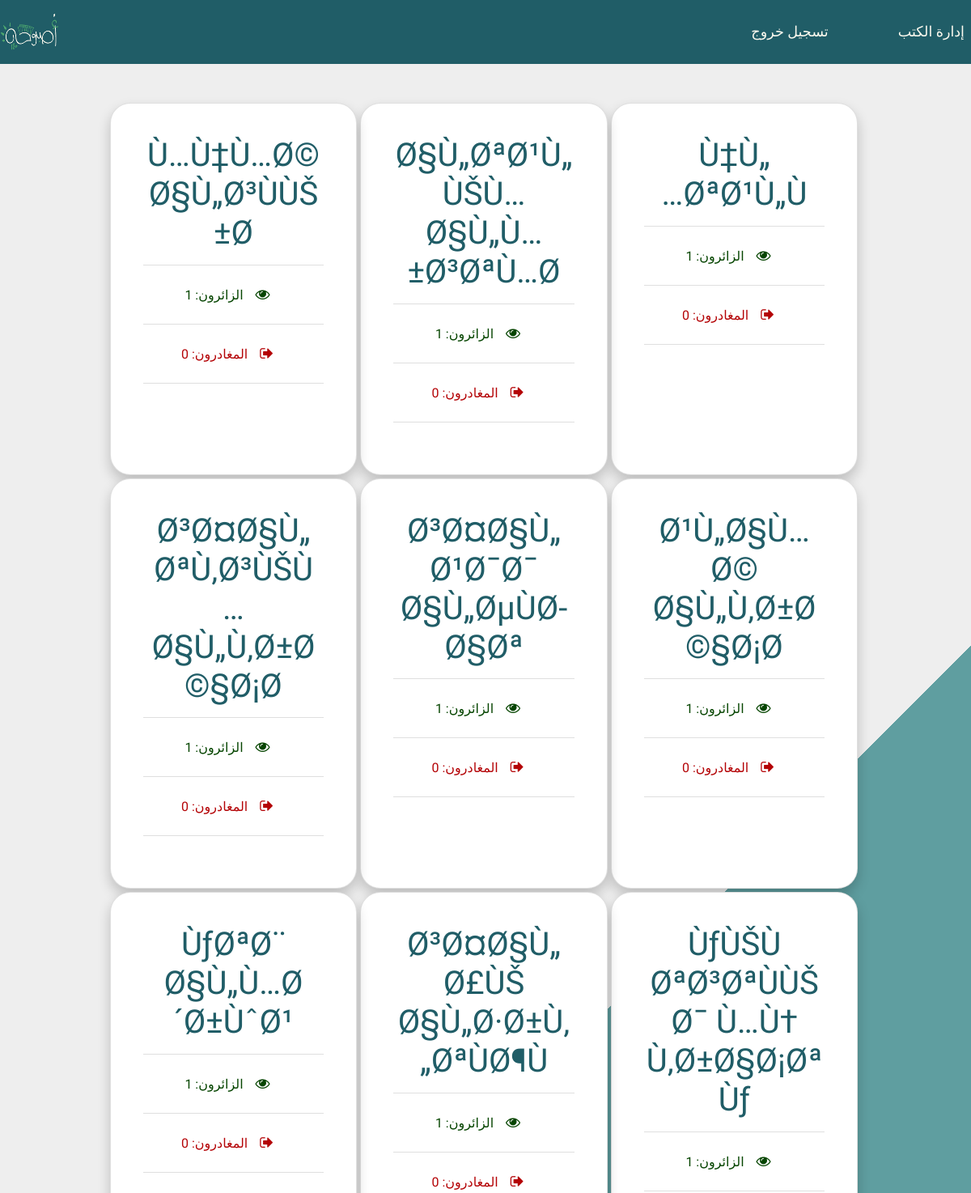
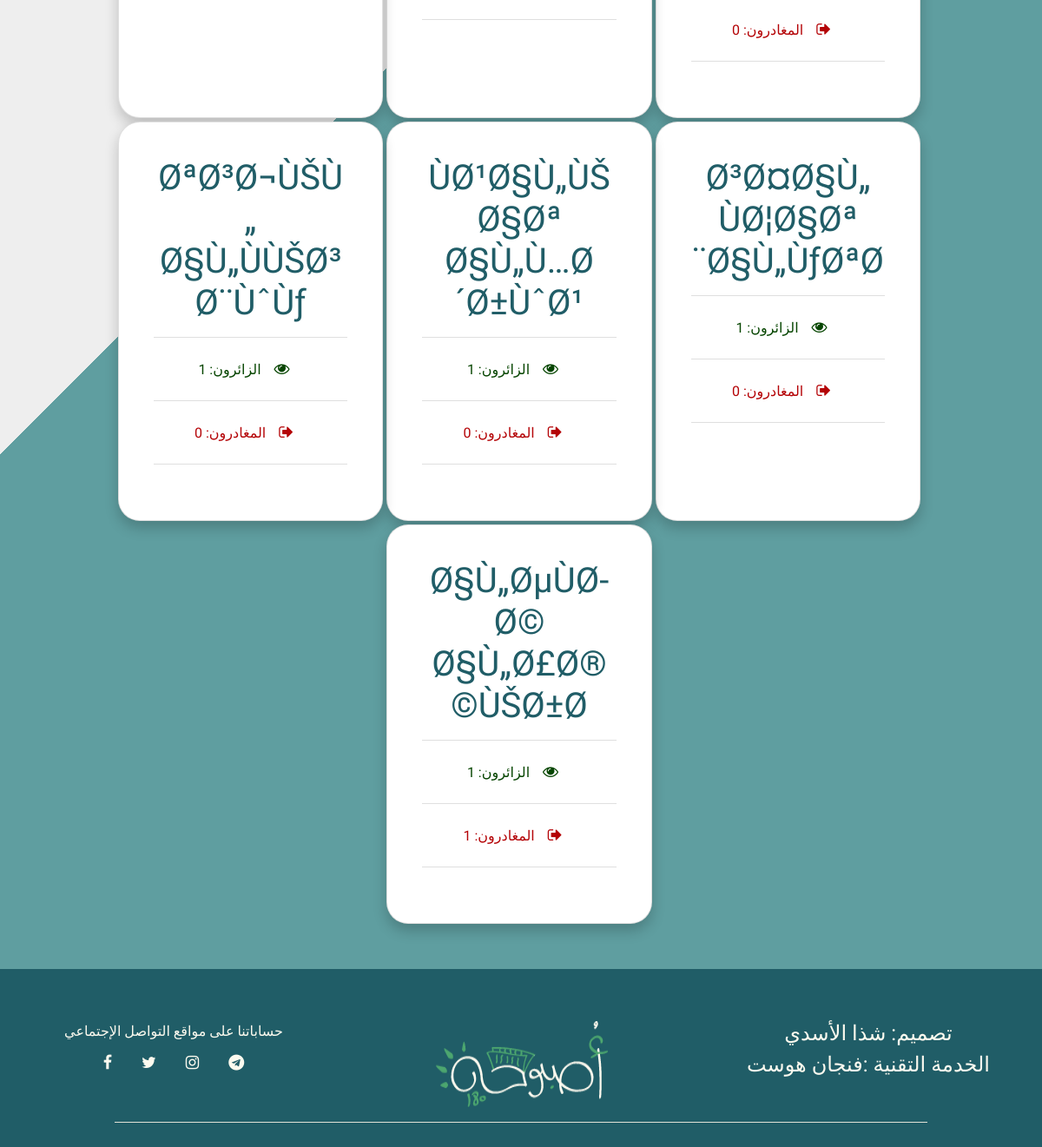
Screenshot of /index.php/statistics with the database file from the repository (2 pictures, top to bottom).
### tables this page shows
CREATE TABLE `pages` (
  `id` int(11) NOT NULL,
  `title` varchar(255) NOT NULL,
  `viewers` int(11) NOT NULL
);

### application/controllers/Statistics.php (called while the page is built, shortened)
<?php
class Statistics extends CI_Controller {
	public function __construct() {
		$this->load->model( 'StatisticsModel' );
	}
	public function index() {
		$data['title'] = 'الإحصائيات';
		$this->load->view('management_book/templates/header', $data);
		$this->load->view('management_book/templates/navbar');
		$this->load->view('management_book/statistics', $data);
		$this->load->view('management_book/templates/footer');
	}
}
?>

### index.php (called while the page is built, shortened)
<?php
require_once BASEPATH.'core/CodeIgniter.php';

### application/models/StatisticsModel.php (called while the page is built, shortened)
<?php
class StatisticsModel extends CI_Model {
public function selectPages(){
	$this->db->select('*');
	$this->db->from('pages');
	return $this->db->get();
}
public function selectStatisticsPerPage($id){
	$this->db->select('viewers');
	$this->db->from('pages');
	$this->db->where('id', $id);
	return $this->db->get();
}
}
?>

### application/views/management_book/statistics.php (the view, shortened to what this page needs)
<body>
	<div class="container-fluid px-1 py-5 mx-auto" dir="rtl">
		<div class="row d-flex justify-content-center">
				<?php
					$ids = $this->StatisticsModel->selectPages();
				if($ids->num_rows() > 0){
					foreach($ids->result() as $id){
						$page_id = $id->id;
						$query = $this->StatisticsModel->selectStatisticsPerPage($page_id)->row();
						$viewers = $query->viewers;
						$query2 = $this->StatisticsModel->selectStatisticsPerPage($page_id+1)->row();
						$query3 = $ids->last_row();
						if($page_id < $query3->id)
						$leavers = abs($viewers - $query2->viewers);
						else
						$leavers = $viewers;
						?>
				<div class="card b-0 mb-1 mr-1 col-md-3">
					<h1><?php echo $id->title;?></h1>
					<ul class="list-group list-group-flush">
						<li class="list-group-item viewers"><i class="fa fa-eye"></i>الزائرون: <?php echo $viewers;?></li>
						<li class="list-group-item leavers"><i class="fa fa-sign-out"></i>المغادرون: <?php echo $leavers;?></li>
						<li class="list-group-item"></li>
					</ul>
				</div>
				<?php
					}
				}
				?>
		</div>
	</div>
</body>

### application/views/management_book/templates/header.php (shortened to what this page needs)
<!DOCTYPE html>
<html lang="ar">
<head>
    <link href='https://maxcdn.bootstrapcdn.com/bootstrap/4.3.1/css/bootstrap.min.css' rel='stylesheet'>
    <link href='https://cdnjs.cloudflare.com/ajax/libs/font-awesome/4.0.3/css/font-awesome.css' rel='stylesheet'>
    <link href="<?php echo base_url()?>assets/css/management_book.css" rel="stylesheet" />
</head>

### application/views/management_book/templates/navbar.php (shortened to what this page needs)
<body>
	<nav class="navbar navbar-expand-lg navbar-light" dir="ltr" style="font-family: 'Tajawal', sans-serif;font-size:1.1em">
		<a class="navbar-brand" href="#">
            <img src="<?php echo base_url()?>assets/img/logo_2.png" height="45">
        </a>
		<div class="collapse navbar-collapse" id="navbarNavAltMarkup" dir="rtl">
			<div class="navbar-nav">
				<li>
					<a style="color:#FCFAEF;" class="nav-item nav-link activ" href="<?php echo base_url()?>management_book/index">إدارة الكتب</a>
				</li>
				<li>
					<a style="color:#FCFAEF;" class="nav-item nav-link logout" href="<?php echo base_url()?>login/logout">تسجيل خروج</a>
				</li>
			</div>
		</div>
	</nav>

### application/views/management_book/templates/footer.php
<footer class="container-fluid text-center" style="font-family: 'Tajawal', sans-serif;">
  <div class="row">
       <div class="col-sm-4">
          حساباتنا على مواقع التواصل الإجتماعي<br>
          <a target="_blank" href="https://www.facebook.com/osboha180/" class="fa fa-facebook"></a>
          <a target="_blank" accesskey="" href="https://twitter.com/osboha180" class="fa fa-twitter"></a>
          <a target="_blank" href="https://www.instagram.com/osboha180/" class="fa fa-instagram"></a>
          <a target="_blank" href="https://t.me/osboha180" class="fa fa-telegram"></a>
      </div>
      <div class="col-sm-4">
        <img style="width: 100%" src="<?php echo base_url()?>assets/img/logo_2.png" class="icon">
      </div>
     <div class="col-sm-4">
        <h4> تصميم: شذا الأسدي </h4>
        <h4> الخدمة التقنية :فنجان هوست </h4>
      </div>
  </div>
 <hr style="width: 80%; background-color: #FCFAEF">
</footer>
</html>

### assets/css/management_book.css (style rules this page uses)
body { color: #000; overflow-x: hidden; width: 100%; background: linear-gradient(-45deg, #5F9EA0 50%, #EEEEEE 50%); background-repeat: no-repeat }
.navbar { background-color: #205d67; padding: 1% 0; font-size: 1.2em; font-family: 'Harmattan', sans-serif; }
.navbar-brand img { width: 70%; }
.navbar-nav li a { text-align: right; float: right; }
.card { background-color: #FFF; border-radius: 25px; box-shadow: 0 8px 16px 0 rgba(0, 0, 0, 0.2); padding: 40px; z-index: 0 }
.icon { width: 85px; height: 100px }
footer { width: 100%; background: #205d67; padding: 5% 5% 1% 5%; color: #FCFAEF; font-family: 'Harmattan', sans-serif; }
.fa { padding: 15px; font-size: 25px; color:#FCFAEF ; text-decoration: none; }
.icon { max-width: 200px; }

### application/views/management_book/templates/header.php (style rules this page uses)
html,body { font-family: 'Tajawal', sans-serif; color: #205D67; }

### application/views/management_book/templates/navbar.php (style rules this page uses)
.logout { margin-right: 70px; }

### application/views/management_book/statistics.php (style rules this page uses)
.card { text-align: center; }
.card ul { display: inline-block; margin: 0; padding: 0; zoom:1; *display: inline; text-align: center; list-style: none; margin-top: 3%; }
.fa { font-size: 1.5vw; }
.viewers, .fa-eye { color: #064500; }
.leavers, .fa-sign-out { color: #B40306; }

### rows the page displays
pages: title "Ù‡Ù„ ØªØ¹Ù„Ù…", viewers "1", leavers "0"
pages: title "Ø§Ù„ØªØ¹Ù„ÙŠÙ… Ø§Ù„Ù…Ø³ØªÙ…Ø±", viewers "1", leavers "0"
pages: title "Ù…Ù‡Ù…Ø© Ø§Ù„Ø³ÙÙŠØ±", viewers "1", leavers "0"
pages: title "Ø¹Ù„Ø§Ù…Ø© Ø§Ù„Ù‚Ø±Ø§Ø¡Ø©", viewers "1", leavers "0"
pages: title "Ø³Ø¤Ø§Ù„ Ø¹Ø¯Ø¯ Ø§Ù„ØµÙØ­Ø§Øª", viewers "1", leavers "0"
pages: title "Ø³Ø¤Ø§Ù„ ØªÙ‚Ø³ÙŠÙ… Ø§Ù„Ù‚Ø±Ø§Ø¡Ø©", viewers "1", leavers "0"
pages: title "ÙƒÙŠÙ ØªØ³ØªÙÙŠØ¯ Ù…Ù† Ù‚Ø±Ø§Ø¡ØªÙƒ", viewers "1", leavers "0"
pages: title "Ø³Ø¤Ø§Ù„ Ø£ÙŠ Ø§Ù„Ø·Ø±Ù‚ ØªÙØ¶Ù„", viewers "1", leavers "0"
pages: title "ÙƒØªØ¨ Ø§Ù„Ù…Ø´Ø±ÙˆØ¹", viewers "1", leavers "0"
pages: title "Ø³Ø¤Ø§Ù„ ÙØ¦Ø§Øª Ø§Ù„ÙƒØªØ¨", viewers "1", leavers "0"
pages: title "ÙØ¹Ø§Ù„ÙŠØ§Øª Ø§Ù„Ù…Ø´Ø±ÙˆØ¹", viewers "1", leavers "0"
pages: title "ØªØ³Ø¬ÙŠÙ„ Ø§Ù„ÙÙŠØ³Ø¨ÙˆÙƒ", viewers "1", leavers "0"
pages: title "Ø§Ù„ØµÙØ­Ø© Ø§Ù„Ø£Ø®ÙŠØ±Ø©", viewers "1"
